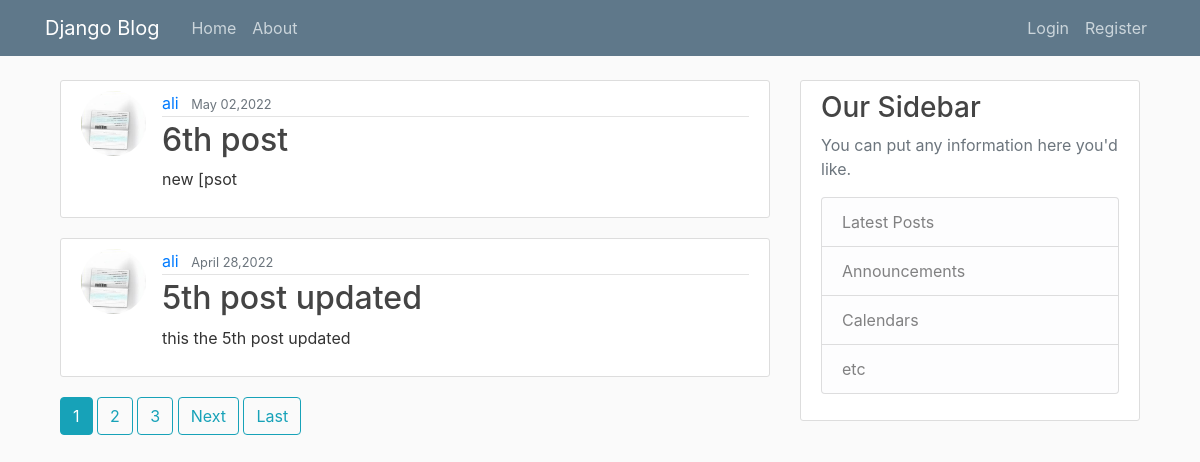
The page / on the database its author committed.
### blog/models.py (models this page shows, shortened)
class Post(models.Model):
    title = models.CharField(max_length=100)
    content = models.TextField()
    time = models.DateTimeField(default=timezone.now)
    author = models.ForeignKey(User, on_delete=models.CASCADE)

### users/models.py (models this page shows, shortened)
class UserProfile(models.Model):
    user=models.OneToOneField(User,on_delete=models.CASCADE)
    image = models.ImageField(default="default.jpg",upload_to='profile-pics')

### blog/views.py (the view)
# urls.py: path('', PostListView.as_view(),name="blog-home"),
class PostListView(ListView):
    model = Post
    template_name = 'blog/home.html'  #blog/post_list.html  (appname/model_viewtype.html)
    context_object_name = 'posts'
    ordering = ['-time']
    paginate_by = 2

### blog/templates/blog/home.html (shortened to what this page needs)
{% extends 'blog/base.html' %}
{% block content %}
    {% for post in posts %}
      <article class="media content-section">
        <img class="rounded-circle article-img" src="{{ post.author.userprofile.image.url }}"/>
       <div class="media-body">
         <div class="article-metadata">
           <a class="mr-2" href="{% url 'user-posts' post.author.username %}">{{ post.author }}</a>
           <small class="text-muted">{{ post.time|date:'F d,Y'}}</small>
         </div>
        <h2><a class="article-title" href="{% url 'post-detail' post.id %}">{{ post.title }}</a></h2>
        <p class="article-content">{{ post.content }}</p>
    </div>
  </article>
{% endfor %}
{% if is_paginated %}
        {% for num in page_obj.paginator.page_range %}
            {% if page_obj.number == num %}
                <a class="btn btn-info" href="?page={{ num }}">{{ num }}</a>
            {% elif num > page_obj.number|add:'-3' and num < page_obj.number|add:'3' %}
                <a class="btn btn-outline-info" href="?page={{ num }}">{{ num }}</a>
            {% endif %}
        {% endfor %}
        {% if page_obj.has_next %}
            <a class="btn btn-outline-info " href="?page={{page_obj.next_page_number}}">Next</a>
            <a class="btn btn-outline-info " href="?page={{page_obj.paginator.num_pages}}">Last</a>
        {% endif %}
    {% endif %}
{% endblock content %}

### blog/templates/blog/base.html (shortened to what this page needs)
{% load static %}
<!DOCTYPE html>
<html lang="en">
<head>
    <link rel="stylesheet" href="https://cdn.jsdelivr.net/npm/bootstrap@4.3.1/dist/css/bootstrap.min.css">
    <link rel="stylesheet" type="text/css" href="{% static 'blog/main.css' %}">
</head>
<body bgcolor="silver">
    <div class="container">
        <header class="site-header">
  <nav class="navbar navbar-expand-md navbar-dark bg-steel fixed-top">
    <div class="container">
      <a class="navbar-brand mr-4" href="/">Django Blog</a>
      <div class="collapse navbar-collapse" id="navbarToggle">
        <div class="navbar-nav mr-auto">
          <a class="nav-item nav-link" href="{% url 'blog-home' %}">Home</a>
          <a class="nav-item nav-link" href="{% url 'blog-about' %}">About</a>
        </div>
        <div class="navbar-nav">
            {% if user.is_authenticated %}
            <a class="nav-item nav-link" href="{% url 'post-create'%}"> New Post</a>
            <a class="nav-item nav-link" href="{% url 'profile'%}">Profile</a>
            <a class="nav-item nav-link" href="{% url 'logout'%}">Logout</a>
            {% else %}
          <a class="nav-item nav-link" href="{% url 'login'%}">Login</a>
          <a class="nav-item nav-link" href="{% url 'register'%}">Register</a>
            {% endif %}
        </div>
      </div>
    </div>
  </nav>
</header>
      <main role="main" class="container">
  <div class="row">
    <div class="col-md-8">
      {% block content %}{% endblock %}
    </div>
    <div class="col-md-4">
      <div class="content-section">
        <h3>Our Sidebar</h3>
        <p class='text-muted'>You can put any information here you'd like.
          <ul class="list-group">
            <li class="list-group-item list-group-item-light">Latest Posts</li>
            <li class="list-group-item list-group-item-light">Announcements</li>
            <li class="list-group-item list-group-item-light">Calendars</li>
            <li class="list-group-item list-group-item-light">etc</li>
          </ul>
        </p>
      </div>
    </div>
  </div>
</main>
    </div>
</body>
</html>

### blog/static/blog/main.css (style rules this page uses)
body { background: #fafafa; color: #333333; margin-top: 5rem; }
h1, h2, h3, h4, h5, h6 { color: #444444; }
ul { margin: 0; }
.bg-steel { background-color: #5f788a; }
.site-header .navbar-nav .nav-link { color: #cbd5db; }
.content-section { background: #ffffff; padding: 10px 20px; border: 1px solid #dddddd; border-radius: 3px; margin-bottom: 20px; }
.article-title { color: #444444; }
.article-content { white-space: pre-line; }
.article-img { height: 65px; width: 65px; margin-right: 16px; }
.article-metadata { padding-bottom: 1px; margin-bottom: 4px; border-bottom: 1px solid #e3e3e3 }

### rows shown on the page
Post: author.userprofile.image (picture), author "ali", time "May 02,2022", title "6th post", content "new [psot"
Post: author.userprofile.image (picture), author "ali", time "April 28,2022", title "5th post updated", content "this the 5th post updated"

### other values the page prints
{{ num }} "1"
{{ num }} "2" "3"
